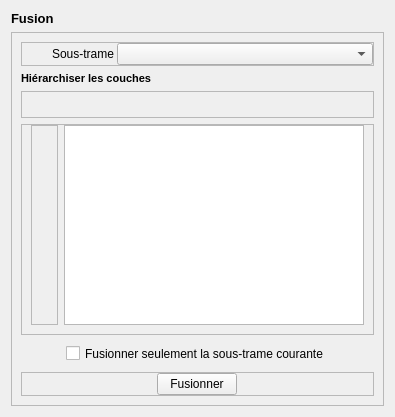
             <widget class="QWidget" name="fusionTab">
              <attribute name="title">
               <string>4 - Fusion</string>
              </attribute>
              <layout class="QGridLayout" name="gridLayout_16">
               <item row="1" column="0">
                <widget class="QFrame" name="frame_11">
                 <property name="sizePolicy">
                  <sizepolicy hsizetype="Expanding" vsizetype="Expanding">
                   <horstretch>0</horstretch>
                   <verstretch>0</verstretch>
                  </sizepolicy>
                 </property>
                 <property name="frameShape">
                  <enum>QFrame::StyledPanel</enum>
                 </property>
                 <property name="frameShadow">
                  <enum>QFrame::Raised</enum>
                 </property>
                 <layout class="QVBoxLayout" name="verticalLayout_10">
                  <item>
                   <widget class="QFrame" name="frame_9">
                    <property name="frameShape">
                     <enum>QFrame::StyledPanel</enum>
                    </property>
                    <property name="frameShadow">
                     <enum>QFrame::Raised</enum>
                    </property>
                    <layout class="QHBoxLayout" name="horizontalLayout_10">
                     <property name="spacing">
                      <number>3</number>
                     </property>
                     <property name="leftMargin">
                      <number>0</number>
                     </property>
                     <property name="topMargin">
                      <number>0</number>
                     </property>
                     <property name="rightMargin">
                      <number>0</number>
                     </property>
                     <property name="bottomMargin">
                      <number>0</number>
                     </property>
                     <item>
                      <spacer name="horizontalSpacer_5">
                       <property name="orientation">
                        <enum>Qt::Horizontal</enum>
                       </property>
                       <property name="sizeType">
                        <enum>QSizePolicy::Fixed</enum>
                       </property>
                       <property name="sizeHint" stdset="0">
                        <size>
                         <width>30</width>
                         <height>20</height>
                        </size>
                       </property>
                      </spacer>
                     </item>
                     <item>
                      <widget class="QLabel" name="bufferInGroupLabel_3">
                       <property name="sizePolicy">
                        <sizepolicy hsizetype="Fixed" vsizetype="Fixed">
                         <horstretch>0</horstretch>
                         <verstretch>0</verstretch>
                        </sizepolicy>
                       </property>
                       <property name="text">
                        <string>Sous-trame</string>
                       </property>
                      </widget>
                     </item>
                     <item>
                      <widget class="QComboBox" name="fusionST">
                       <property name="sizePolicy">
                        <sizepolicy hsizetype="Expanding" vsizetype="Fixed">
                         <horstretch>0</horstretch>
                         <verstretch>0</verstretch>
                        </sizepolicy>
                       </property>
                      </widget>
                     </item>
                    </layout>
                   </widget>
                  </item>
                  <item>
                   <widget class="QLabel" name="label_31">
                    <property name="sizePolicy">
                     <sizepolicy hsizetype="Fixed" vsizetype="Fixed">
                      <horstretch>0</horstretch>
                      <verstretch>0</verstretch>
                     </sizepolicy>
                    </property>
                    <property name="font">
                     <font>
                      <pointsize>8</pointsize>
                      <weight>75</weight>
                      <bold>true</bold>
                     </font>
                    </property>
                    <property name="text">
                     <string>Hiérarchiser les couches</string>
                    </property>
                   </widget>
                  </item>
                  <item>
                   <widget class="QFrame" name="frame_6">
                    <property name="sizePolicy">
                     <sizepolicy hsizetype="Expanding" vsizetype="Fixed">
                      <horstretch>0</horstretch>
                      <verstretch>0</verstretch>
                     </sizepolicy>
                    </property>
                    <property name="frameShape">
                     <enum>QFrame::StyledPanel</enum>
                    </property>
                    <property name="frameShadow">
                     <enum>QFrame::Raised</enum>
                    </property>
                    <layout class="QHBoxLayout" name="horizontalLayout">
                     <property name="spacing">
                      <number>0</number>
                     </property>
                     <property name="leftMargin">
                      <number>0</number>
                     </property>
                     <property name="topMargin">
                      <number>0</number>
                     </property>
                     <property name="rightMargin">
                      <number>0</number>
                     </property>
                     <property name="bottomMargin">
                      <number>0</number>
                     </property>
                     <item>
                      <spacer name="horizontalSpacer_6">
                       <property name="orientation">
                        <enum>Qt::Horizontal</enum>
                       </property>
                       <property name="sizeType">
                        <enum>QSizePolicy::Fixed</enum>
                       </property>
                       <property name="sizeHint" stdset="0">
                        <size>
                         <width>55</width>
                         <height>20</height>
                        </size>
                       </property>
                      </spacer>
                     </item>
                     <item>
                      <widget class="QToolButton" name="fusionRemove">
                       <property name="sizePolicy">
                        <sizepolicy hsizetype="Fixed" vsizetype="Fixed">
                         <horstretch>0</horstretch>
                         <verstretch>0</verstretch>
                        </sizepolicy>
                       </property>
                       <property name="minimumSize">
                        <size>
                         <width>25</width>
                         <height>25</height>
                        </size>
                       </property>
                       <property name="toolTip">
                        <string>Supprimer la couche sélectionnée</string>
                       </property>
                       <property name="text">
                        <string/>
                       </property>
                       <property name="icon">
                        <iconset>
                         <normaloff>:/plugins/eco_cont/icons/mActionDeleteSelected.svg</normaloff>:/plugins/eco_cont/icons/mActionDeleteSelected.svg</iconset>
                       </property>
                       <property name="autoRaise">
                        <bool>true</bool>
                       </property>
                      </widget>
                     </item>
                     <item>
                      <widget class="QToolButton" name="fusionLoadGroups">
                       <property name="enabled">
                        <bool>true</bool>
                       </property>
                       <property name="sizePolicy">
                        <sizepolicy hsizetype="Fixed" vsizetype="Fixed">
                         <horstretch>0</horstretch>
                         <verstretch>0</verstretch>
                        </sizepolicy>
                       </property>
                       <property name="minimumSize">
                        <size>
                         <width>25</width>
                         <height>25</height>
                        </size>
                       </property>
                       <property name="toolTip">
                        <string>Recharger les couches</string>
                       </property>
                       <property name="text">
                        <string/>
                       </property>
                       <property name="icon">
                        <iconset>
                         <normaloff>:/plugins/eco_cont/icons/mActionRefresh.svg</normaloff>:/plugins/eco_cont/icons/mActionRefresh.svg</iconset>
                       </property>
                       <property name="autoRaise">
                        <bool>true</bool>
                       </property>
                      </widget>
                     </item>
                     <item>
                      <spacer name="horizontalSpacer_4">
                       <property name="orientation">
                        <enum>Qt::Horizontal</enum>
                       </property>
                       <property name="sizeHint" stdset="0">
                        <size>
                         <width>40</width>
                         <height>20</height>
                        </size>
                       </property>
                      </spacer>
                     </item>
                    </layout>
                   </widget>
                  </item>
                  <item>
                   <widget class="QFrame" name="frame_8">
                    <property name="frameShape">
                     <enum>QFrame::StyledPanel</enum>
                    </property>
                    <property name="frameShadow">
                     <enum>QFrame::Raised</enum>
                    </property>
                    <layout class="QHBoxLayout" name="horizontalLayout_9">
                     <property name="topMargin">
                      <number>0</number>
                     </property>
                     <item>
                      <widget class="QFrame" name="frame_5">
                       <property name="sizePolicy">
                        <sizepolicy hsizetype="Fixed" vsizetype="Expanding">
                         <horstretch>0</horstretch>
                         <verstretch>0</verstretch>
                        </sizepolicy>
                       </property>
                       <property name="maximumSize">
                        <size>
                         <width>50</width>
                         <height>16777215</height>
                        </size>
                       </property>
                       <property name="frameShape">
                        <enum>QFrame::StyledPanel</enum>
                       </property>
                       <property name="frameShadow">
                        <enum>QFrame::Raised</enum>
                       </property>
                       <layout class="QVBoxLayout" name="verticalLayout_9">
                        <property name="spacing">
                         <number>3</number>
                        </property>
                        <property name="leftMargin">
                         <number>0</number>
                        </property>
                        <property name="topMargin">
                         <number>0</number>
                        </property>
                        <property name="rightMargin">
                         <number>0</number>
                        </property>
                        <property name="bottomMargin">
                         <number>0</number>
                        </property>
                        <item>
                         <widget class="QToolButton" name="fusionUp">
                          <property name="sizePolicy">
                           <sizepolicy hsizetype="Expanding" vsizetype="Expanding">
                            <horstretch>0</horstretch>
                            <verstretch>0</verstretch>
                           </sizepolicy>
                          </property>
                          <property name="minimumSize">
                           <size>
                            <width>25</width>
                            <height>25</height>
                           </size>
                          </property>
                          <property name="maximumSize">
                           <size>
                            <width>50</width>
                            <height>50</height>
                           </size>
                          </property>
                          <property name="toolTip">
                           <string>Promouvoir la couche</string>
                          </property>
                          <property name="text">
                           <string/>
                          </property>
                          <property name="icon">
                           <iconset>
                            <normaloff>:/plugins/eco_cont/icons/up-arrow.png</normaloff>:/plugins/eco_cont/icons/up-arrow.png</iconset>
                          </property>
                          <property name="autoRaise">
                           <bool>true</bool>
                          </property>
                         </widget>
                        </item>
                        <item>
                         <widget class="QToolButton" name="fusionDown">
                          <property name="sizePolicy">
                           <sizepolicy hsizetype="Expanding" vsizetype="Expanding">
                            <horstretch>0</horstretch>
                            <verstretch>0</verstretch>
                           </sizepolicy>
                          </property>
                          <property name="minimumSize">
                           <size>
                            <width>25</width>
                            <height>25</height>
                           </size>
                          </property>
                          <property name="maximumSize">
                           <size>
                            <width>50</width>
                            <height>50</height>
                           </size>
                          </property>
                          <property name="toolTip">
                           <string>Rétrograder la couche</string>
                          </property>
                          <property name="text">
                           <string/>
                          </property>
                          <property name="icon">
                           <iconset>
                            <normaloff>:/plugins/eco_cont/icons/down-arrow.png</normaloff>:/plugins/eco_cont/icons/down-arrow.png</iconset>
                          </property>
                          <property name="autoRaise">
                           <bool>true</bool>
                          </property>
                         </widget>
                        </item>
                       </layout>
                      </widget>
                     </item>
                     <item>
                      <widget class="QTableView" name="fusionView">
                       <property name="minimumSize">
                        <size>
                         <width>300</width>
                         <height>200</height>
                        </size>
                       </property>
                       <property name="editTriggers">
                        <set>QAbstractItemView::NoEditTriggers</set>
                       </property>
                       <property name="dragEnabled">
                        <bool>true</bool>
                       </property>
                       <property name="alternatingRowColors">
                        <bool>true</bool>
                       </property>
                       <property name="selectionBehavior">
                        <enum>QAbstractItemView::SelectRows</enum>
                       </property>
                       <property name="sortingEnabled">
                        <bool>true</bool>
                       </property>
                      </widget>
                     </item>
                    </layout>
                   </widget>
                  </item>
                  <item alignment="Qt::AlignHCenter">
                   <widget class="QCheckBox" name="fusionRunOnlySelection">
                    <property name="minimumSize">
                     <size>
                      <width>0</width>
                      <height>25</height>
                     </size>
                    </property>
                    <property name="text">
                     <string>Fusionner seulement la sous-trame courante</string>
                    </property>
                   </widget>
                  </item>
                  <item>
                   <widget class="QFrame" name="frame_7">
                    <property name="sizePolicy">
                     <sizepolicy hsizetype="Expanding" vsizetype="Fixed">
                      <horstretch>0</horstretch>
                      <verstretch>0</verstretch>
                     </sizepolicy>
                    </property>
                    <property name="minimumSize">
                     <size>
                      <width>0</width>
                      <height>24</height>
                     </size>
                    </property>
                    <property name="frameShape">
                     <enum>QFrame::StyledPanel</enum>
                    </property>
                    <property name="frameShadow">
                     <enum>QFrame::Raised</enum>
                    </property>
                    <layout class="QHBoxLayout" name="horizontalLayout_8">
                     <property name="leftMargin">
                      <number>0</number>
                     </property>
                     <property name="topMargin">
                      <number>0</number>
                     </property>
                     <property name="rightMargin">
                      <number>0</number>
                     </property>
                     <property name="bottomMargin">
                      <number>0</number>
                     </property>
                     <item>
                      <widget class="QPushButton" name="fusionRun">
                       <property name="sizePolicy">
                        <sizepolicy hsizetype="Fixed" vsizetype="Fixed">
                         <horstretch>0</horstretch>
                         <verstretch>0</verstretch>
                        </sizepolicy>
                       </property>
                       <property name="text">
                        <string>Fusionner</string>
                       </property>
                       <property name="icon">
                        <iconset>
                         <normaloff>:/plugins/eco_cont/icons/play.svg</normaloff>:/plugins/eco_cont/icons/play.svg</iconset>
                       </property>
                      </widget>
                     </item>
                    </layout>
                   </widget>
                  </item>
                 </layout>
                </widget>
               </item>
               <item row="0" column="0">
                <widget class="QLabel" name="label_27">
                 <property name="sizePolicy">
                  <sizepolicy hsizetype="Preferred" vsizetype="Fixed">
                   <horstretch>0</horstretch>
                   <verstretch>0</verstretch>
                  </sizepolicy>
                 </property>
                 <property name="font">
                  <font>
                   <pointsize>10</pointsize>
                   <weight>75</weight>
                   <bold>true</bold>
                  </font>
                 </property>
                 <property name="text">
                  <string>Fusion</string>
                 </property>
                </widget>
               </item>
              </layout>
             </widget>
